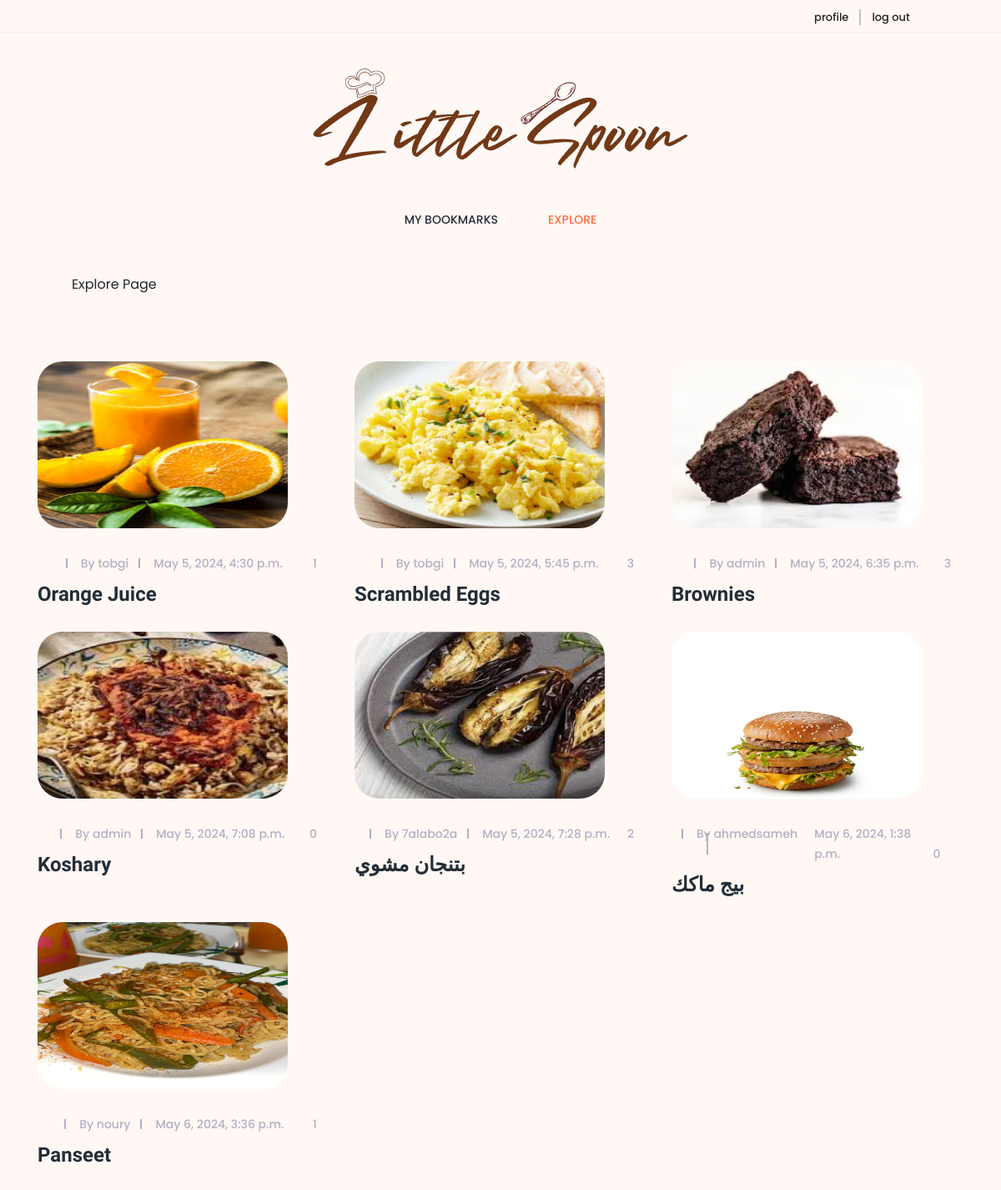
Screenshot of /explore/ (signed in) with the database file from the repository.
### littleapp/models.py (models this page shows, shortened)
class Recipe(models.Model):
    author = models.ForeignKey(
        settings.AUTH_USER_MODEL, related_name="recipes", on_delete=models.CASCADE)
    category = models.ForeignKey(
        RecipeCategory, related_name="recipe_list", on_delete=models.SET(get_default_recipe_category))
    picture = models.ImageField(upload_to='uploads')
    title = models.CharField(max_length=200)
    desc = models.CharField(_('Short description'), max_length=200)
    cook_time = models.TimeField()
    ingredients = models.TextField()
    procedure = models.TextField()
    created_at = models.DateTimeField(auto_now_add=True)
    likes = models.ManyToManyField(settings.AUTH_USER_MODEL , verbose_name=_(""), null=True , blank=True)

### littleapp/views.py (the view)
# urls.py: path("explore/", views.explore, name="explore"),
@login_required
def explore(request):
    try:
        recipes = Recipe.objects.filter(title__contains= request.GET["search"])
    except:
        recipes = Recipe.objects.all()
    return render(request, 'explore.html' , {"recipes":recipes})

### littleapp/templates/explore.html (shortened to what this page needs)
{% load static %}
<!DOCTYPE html>
<html lang="en">
<head>
    <link href="{% static 'explore/style.css' %}" rel="stylesheet">
    <link href="{% static 'explore/css/responsive/responsive.css' %}" rel="stylesheet">
</head>
<body>
    <div class="top_header_area">
        <div class="container">
            <div class="row">
                <div class="col-5 col-sm-6">
                </div>
                <div class="col-7 col-sm-6">
                    <div class="signup-search-area d-flex align-items-center justify-content-end">
                        <div class="login_register_area d-flex">
                            <div class="login">
                                <a href="{% url 'myprofile' %}"> profile </a>
                            </div>
                            <div class="register">
                                <a href="{% url 'logout' %}">log out</a>
                            </div>
                        </div>
                        <div class="search_button">
                            <a class="searchBtn" href="#"><i class="fa fa-search" aria-hidden="true"></i></a>
                        </div>
                    </div>
                </div>
            </div>
        </div>
    </div>
    <header class="header_area">
        <div class="container">
            <div class="row">
                <div class="col-12">
                    <div class="logo_area text-center">
                        <a href="index.html" class="yummy-logo">
                            <img src="{% static 'images/logo_name-removebg-preview.png' %}" style="width: 50%;;">
                        </a>
                    </div>
                </div>
            </div>
            <div class="row">
                <div class="col-12">
                    <nav class="navbar navbar-expand-lg">
                        <div class="collapse navbar-collapse justify-content-center" id="yummyfood-nav">
                            <ul class="navbar-nav" id="yummy-nav">
                                <li class="nav-item">
                                    <a class="nav-link" href="{% url 'home' %}">My bookmarks</a>
                                </li>
                                <li class="nav-item active" >
                                    <a class="nav-link" href="#">explore</a>
                                </li>
                            </ul>
                        </div>
                    </nav>
                </div>
            </div>
        </div>
    </header>
    <div class="breadcumb-nav">
        <div class="container">
            <div class="row">
                <div class="col-12">
                    <nav aria-label="breadcrumb">
                        <ol class="breadcrumb">
                            <li class="breadcrumb-item"><i class="fa fa-compass" aria-hidden="true"></i></li>
                            <li class="breadcrumb-item " aria-current="page">Explore Page</li>
                        </ol>
                    </nav>
                </div>
            </div>
        </div>
    </div>
    <section class="archive-area section_padding_80">
        <div class="container">
            <div class="row">
                {% for r  in recipes %}
                <a href="{% url 'viewrecipe' pk=r.pk %}" >
                <div class="col-12 col-md-6 col-lg-4">
                    <div class="single-post wow fadeInUp" data-wow-delay="0.1s">
                        <div class="post-thumb">
                            <img src="/uploads/{{r.picture}}" alt="" style="width:300px;height:200px;">
                        </div>
                        <div class="post-content">
                            <div class="post-meta d-flex">
                                <div class="post-author-date-area d-flex">
                                    <div class="post-author">
                                        <a href="#">By {{r.author}}</a>
                                    </div>
                                    <div class="post-date">
                                        <a href="#">{{r.created_at}}</a>
                                    </div>
                                </div>
                                <div class="post-comment-share-area d-flex">
                                    <div class="post-favourite">
                                        <a href="#"><i class="fa fa-heart-o" aria-hidden="true"></i> {{r.likes.count}}</a>
                                    </div>
                                </div>
                            </div>
                            <a href="#">
                                <h4 class="post-headline">{{r.title}}</h4>
                            </a>
                        </div>
                    </div>
                </div>
                </a>
                {% endfor %}
            </div>
        </div>
    </section>
</body>

### static/explore/style.css (style rules this page uses)
* { margin: 0; padding: 0; }
body { background-color: rgb(255 248 244); font-family: 'Poppins', sans-serif; position: relative; z-index: auto; }
h1, h2, h3, h4, h5, h6 { font-family: 'Quicksand', sans-serif; font-weight: 700; color: #232d37; line-height: 1.25; }
.section_padding_80 { margin-top: 80px; margin-bottom: 80px; }
img { max-width: 100%; }
ul, ol { margin: 0; padding: 0; }
a, a:hover, a:focus, a:active { text-decoration: none; -webkit-transition-duration: 500ms; transition-duration: 500ms; font-weight: 500; outline: none; }
li { list-style: none; }
.top_header_area { width: 100%; height: 40px; border-bottom: 1px solid #ebebeb; }
.top_header_area .signup-search-area { height: 40px; position: relative; z-index: 3; }
.top_header_area .signup-search-area a { font-size: 13px; color: #222; }
.top_header_area .signup-search-area .login a { margin-right: 13px; border-right: 2px solid #c2c2c2; padding-right: 13px; }
.top_header_area .signup-search-area .search_button { margin-left: 54px; }
.logo_area .yummy-logo { font-family: 'Shadows Into Light Two', cursive; font-size: 60px; margin-bottom: 0; padding: 35px 0 20px 0; display: inline-block; color: #232d37; }
.navbar.navbar-expand-lg { padding: 0; }
.navbar.navbar-expand-lg .navbar-nav .nav-link { padding: 25px 30px; color: #232d37; text-transform: uppercase; font-size: 14px; }
.navbar.navbar-expand-lg .navbar-nav .nav-link:hover, .navbar.navbar-expand-lg .navbar-nav .active .nav-link { color: #fc6c3f; }
.post-thumb img { border-radius: 30px; margin-bottom: 30px; }
.post-meta { -webkit-box-align: center; -ms-flex-align: center; -ms-grid-row-align: center; align-items: center; -webkit-box-pack: justify; -ms-flex-pack: justify; justify-content: space-between; }
.post-author a, .post-date a, .post-favourite a, .post-comments a, .post-share a { color: #b5aec4; font-size: 14px; }
.post-favourite a, .post-comments a { margin-right: 15px; }
.post-author a { margin-right: 30px; position: relative; z-index: 1; }
.post-author a:after { width: 2px; height: 60%; content: ''; position: absolute; top: 20%; right: -14px; z-index: 2; background-color: #b5aec4; }
.single-post { margin-bottom: 30px; }
.single-post h2, .single-post h4 { margin: 10px 0; color: #232d37; -webkit-transition-duration: 500ms; transition-duration: 500ms; text-transform: capitalize; }
.breadcumb-nav .breadcrumb { padding: 0; margin-bottom: 0; list-style: none; background-color: transparent; border-radius: .25rem; margin-top: 30px; }
.breadcrumb-item + .breadcrumb-item:before { content: "\f105"; font-family: 'FontAwesome' }

### rows the page displays
Recipe: picture (picture), author "tobgi", created_at "May 5, 2024, 4:30 p.m.", likes.count "1", title "Orange Juice"
Recipe: picture (picture), author "tobgi", created_at "May 5, 2024, 5:45 p.m.", likes.count "3", title "Scrambled Eggs"
Recipe: picture (picture), author "admin", created_at "May 5, 2024, 6:35 p.m.", likes.count "3", title "Brownies"
Recipe: picture (picture), author "admin", created_at "May 5, 2024, 7:08 p.m.", likes.count "0", title "Koshary"
Recipe: picture (picture), author "7alabo2a", created_at "May 5, 2024, 7:28 p.m.", likes.count "2", title "بتنجان مشوي"
Recipe: picture (picture), author "ahmedsameh", created_at "May 6, 2024, 1:38 p.m.", likes.count "0", title "بيج ماكك"
Recipe: picture (picture), author "noury", created_at "May 6, 2024, 3:36 p.m.", likes.count "1", title "Panseet"
